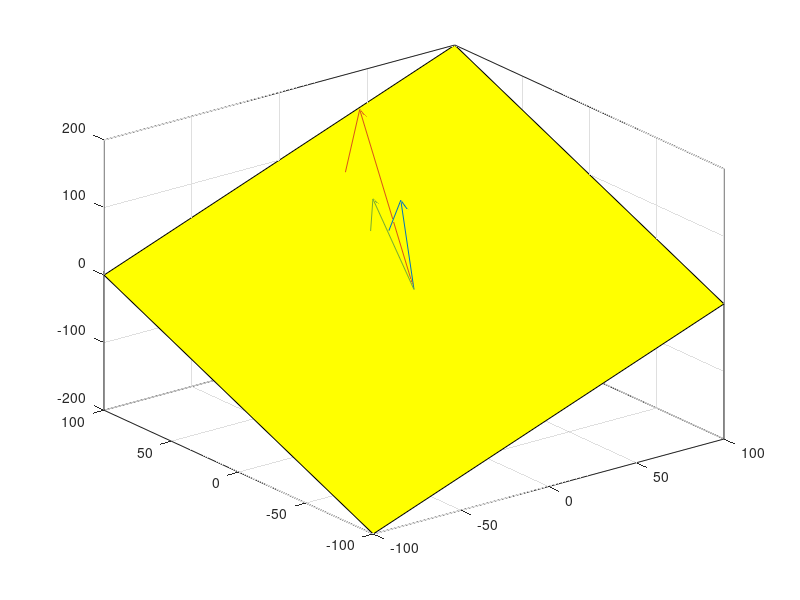

Reproduce this figure in MATLAB.
x = [100 -100 -100 100];
y = [100 100 -100 -100];
w = x+y;
fill3(x,y,w,'y')

u = { 30 50 80};
v = { 20 60 80};

hold on
quiver3(0,0,0,u{:})
quiver3(0,0,0,v{:})
w = num2cell([u{:}] + [v{:}]);
quiver3(0,0,0,w{:})
grid on